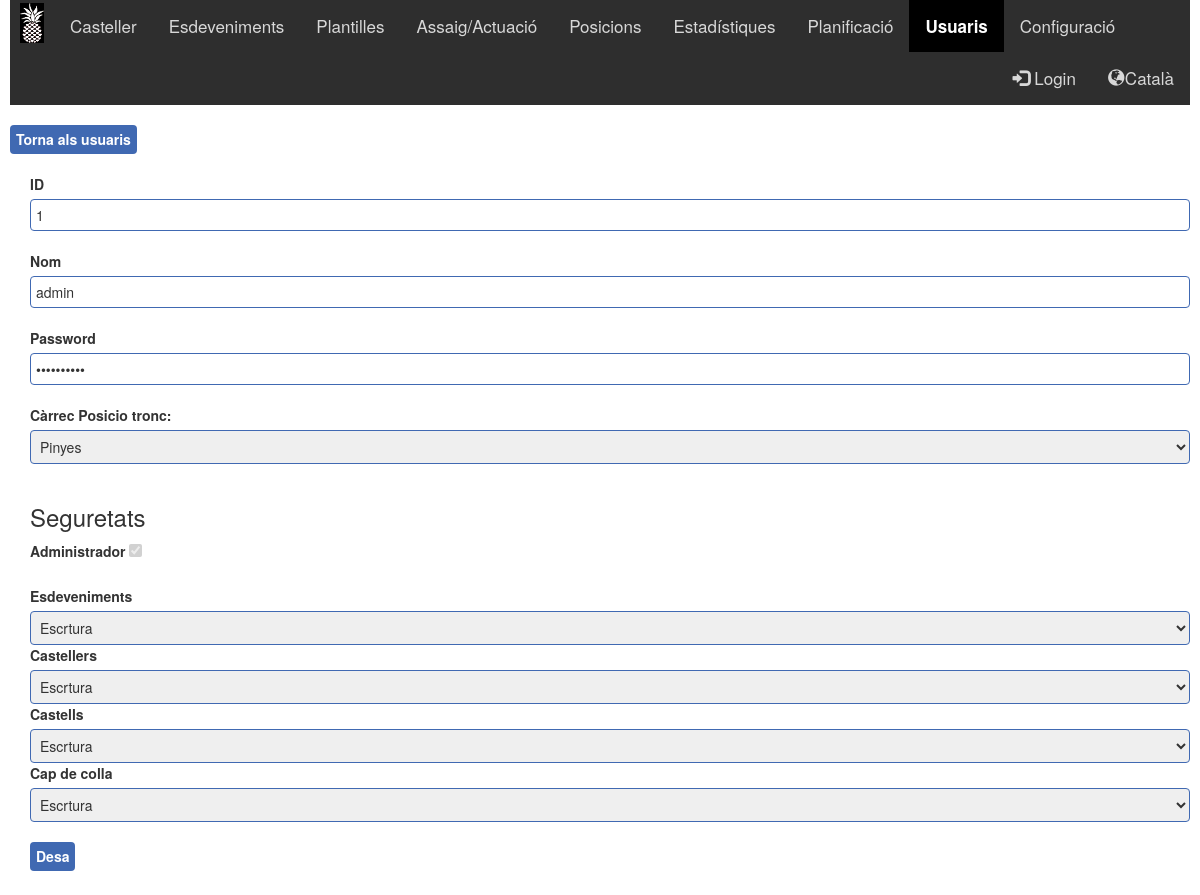
The app's page /Usuari_Fitxa.php?id=1 (signed in) with its own data.
### tables this page shows
CREATE TABLE `USUARIS` (
  `idusuari` int(11) NOT NULL,
  `nom` varchar(20) NOT NULL,
  `password` varchar(10) NOT NULL,
  `Seguretat` int(11) NOT NULL DEFAULT 0,
  `CARREC` int(11) NOT NULL,
  `SEGADMIN` int(11) DEFAULT NULL,
  `SEGCASTELLER` int(11) DEFAULT NULL,
  `SEGBOSS` int(11) DEFAULT NULL,
  `SEGCASTELL` int(11) DEFAULT NULL,
  `SEGEVENT` int(11) DEFAULT NULL
);

### Usuari_Fitxa.php (the view, shortened to what this page needs)
<html>
<head>
</head>
<?php include "$_SERVER[DOCUMENT_ROOT]/pinyator/Style.php";?>
<body class="popup">
<?php $menu=6; include "$_SERVER[DOCUMENT_ROOT]/pinyator/Menu.php";
	include "$_SERVER[DOCUMENT_ROOT]/pinyator/Connexio.php";
	$id = 0;
	if (!empty($_GET['id']))
	{
		$id = intval($_GET['id']);
	}
	$password = "";
	$nom = "";
	$carrec = "";
	$esadmin = 0;
	$segcasteller = 0;
	$segcastell = 0;
	$segboss = 0;
	$segevent = 0;
	$count = 0;
	$checked="";
	$disabled="";
	if ($id > 0)
	{
		$sql="SELECT NOM, PASSWORD, CARREC,
		SEGADMIN, SEGCASTELLER, SEGEVENT, SEGCASTELL, SEGBOSS
		FROM USUARIS
		WHERE IDUSUARI = ".$id;
		$result = mysqli_query($conn, $sql);
		if (mysqli_num_rows($result) > 0)
		{
			while($row = mysqli_fetch_assoc($result))
			{
				$nom = $row["NOM"];
				$password = $row["PASSWORD"];
				$carrec = $row["CARREC"];
				$esadmin = $row["SEGADMIN"];
				$segcasteller = $row["SEGCASTELLER"];
				$segevent = $row["SEGEVENT"];
				$segcastell = $row["SEGCASTELL"];
				$segboss = $row["SEGBOSS"];
			}
		}
		else if (mysqli_error($conn) != "")
		{
			echo "Error: " . $sql . "<br>" . mysqli_error($conn);
		}
		$sql="SELECT COUNT(*) AS NUM
		FROM USUARIS
		WHERE SEGADMIN > 0";
		$result = mysqli_query($conn, $sql);
		if (mysqli_num_rows($result) > 0)
		{
			while($row = mysqli_fetch_assoc($result))
			{
				$count = $row["NUM"];
			}
		}
		else if (mysqli_error($conn) != "")
		{
			echo "Error: " . $sql . "<br>" . mysqli_error($conn);
		}
		if ($esadmin > 0)
		{
			$checked=" checked ";
			if ($count<2)
				$disabled=" disabled";
		}
	}
?>
<table class="butons">
	<tr>
		<th><a href="Usuari.php" class="boto" >Torna als usuaris</a></th>
	</tr>
</table>
<br>
<form method='post' action='Usuari_Desa.php'>
	<div class="form_group">
		<label>ID</label>
		<input type="text" class="form_edit" name="id" value="<?php echo $id ?>" readonly>
		<br><br>
		<label>Nom</label>
		<input type="text" class="form_edit" name="nom" value="<?php echo $nom ?>" autofocus required>
		<br><br>
		<label>Password</label>
		<input type="password" class="form_edit" name="password" value="<?php echo $password ?>" required>
		<br><br>
		<label>Càrrec</label>
		<label for="sel1">Posicio tronc:</label>
		<select class="form_edit" name="carrec">
		<option value=1 <?php if($carrec==1) echo "selected";?>>Pinyes</option>
		</select>
		<br><br>
		<h3>Seguretats</h3>
		<label>Administrador</label>
		<input type="checkbox" name="esadmin" value="1" <?php echo $checked; echo $disabled;?>>
		<br><br>
		<label for="sel1">Esdeveniments</label>
		<select class="form_edit" name="segevent">
		<option value=2 <?php if($segevent==2) echo "selected";?>>Escrtura</option>
		</select>
		<br>
		<label for="sel1">Castellers</label>
		<select class="form_edit" name="segcasteller">
		<option value=2 <?php if($segcasteller==2) echo "selected";?>>Escrtura</option>
		</select>
		<br>
		<label for="sel1">Castells</label>
		<select class="form_edit" name="segcastell">
		<option value=2 <?php if($segcastell==2) echo "selected";?>>Escrtura</option>
		</select>
		<br>
		<label for="sel1">Cap de colla</label>
		<select class="form_edit" name="segboss">
		<option value=2 <?php if($segboss==2) echo "selected";?>>Escrtura</option>
		</select>
		<br><br>
		<button type="Submit" class="boto">Desa</button>
	</div>
	</form>
</body>
</html>

### Style_Custom.css (style rules this page uses)
table.butons { border: 0px; width: 80%; }
.boto { display: inline-block; padding: 2px 6px; font-size: 14px; line-height: 1.8; vertical-align: bottom; -webkit-appearance: none; -moz-appearance: none; appearance: none; -webkit-box-shadow: none; -moz-box-shadow: none; box-shadow: none; -webkit-border-radius: 0; -moz-border-radius: 0; border-radius: 4px; color: #FFF; background-color: #4069B2; border-color:#1D51B2; border: none; text-align: center; white-space: nowrap; vertical-align: middle; cursor: pointer; -moz-user-select: none; background-image: none; font-weight: bold; }
div.form_group { padding-left: 20px; padding-bottom: 10px; }
.form_edit { border: 1px solid #4069B2; border-radius: 4px; width:100%; padding: 5px; }
.popup { -webkit-user-select: none; -moz-user-select: none; -ms-user-select: none; user-select: none; }

### records on screen
usuaris: nom "admin", carrec "Pinyes", segevent "Escrtura", segcasteller "Escrtura", segcastell "Escrtura", segboss "Escrtura"

### other values on screen
_('Esdeveniments') "Esdeveniments"
_('Plantilles') "Plantilles"
_('Assaig/Actuació') "Assaig/Actuació"
_('Posicions') "Posicions"
_('Estadístiques') "Estadístiques"
_('Planificació') "Planificació"
_('Usuaris') "Usuaris"
_('Configuració') "Configuració"
$altLangName "Català"
